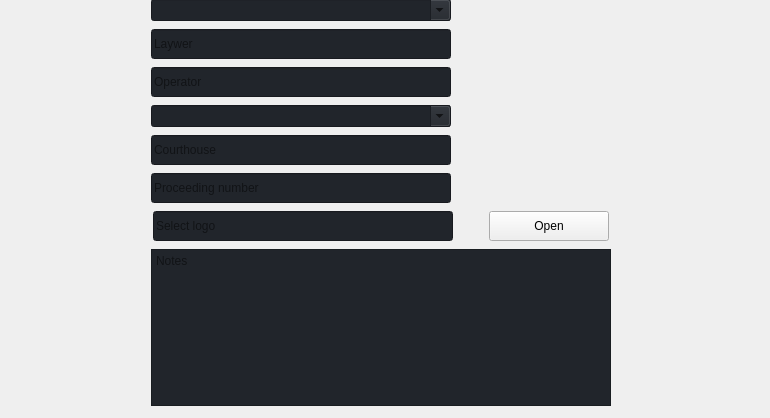
                     <widget class="QWidget" name="case_info_page">
                      <widget class="QFrame" name="case_info">
                       <property name="geometry">
                        <rect>
                         <x>0</x>
                         <y>-2</y>
                         <width>761</width>
                         <height>409</height>
                        </rect>
                       </property>
                       <property name="maximumSize">
                        <size>
                         <width>16777215</width>
                         <height>409</height>
                        </size>
                       </property>
                       <layout class="QHBoxLayout" name="caseInfo">
                        <property name="leftMargin">
                         <number>1</number>
                        </property>
                        <property name="topMargin">
                         <number>1</number>
                        </property>
                        <property name="rightMargin">
                         <number>1</number>
                        </property>
                        <property name="bottomMargin">
                         <number>1</number>
                        </property>
                        <item>
                         <spacer name="leftSpacer1">
                          <property name="orientation">
                           <enum>Qt::Horizontal</enum>
                          </property>
                          <property name="sizeType">
                           <enum>QSizePolicy::Expanding</enum>
                          </property>
                          <property name="sizeHint" stdset="0">
                           <size>
                            <width>40</width>
                            <height>20</height>
                           </size>
                          </property>
                         </spacer>
                        </item>
                        <item>
                         <widget class="QFrame" name="form">
                          <property name="minimumSize">
                           <size>
                            <width>460</width>
                            <height>0</height>
                           </size>
                          </property>
                          <property name="maximumSize">
                           <size>
                            <width>16777215</width>
                            <height>16777215</height>
                           </size>
                          </property>
                          <layout class="QVBoxLayout" name="form_layout">
                           <property name="spacing">
                            <number>8</number>
                           </property>
                           <property name="leftMargin">
                            <number>0</number>
                           </property>
                           <property name="topMargin">
                            <number>0</number>
                           </property>
                           <property name="rightMargin">
                            <number>0</number>
                           </property>
                           <property name="bottomMargin">
                            <number>0</number>
                           </property>
                           <item>
                            <widget class="QComboBox" name="name">
                             <property name="maximumSize">
                              <size>
                               <width>300</width>
                               <height>16777215</height>
                              </size>
                             </property>
                             <property name="autoFillBackground">
                              <bool>false</bool>
                             </property>
                             <property name="styleSheet">
                              <string notr="true">background-color: rgb(33, 37, 43);</string>
                             </property>
                             <property name="editable">
                              <bool>true</bool>
                             </property>
                             <property name="iconSize">
                              <size>
                               <width>16</width>
                               <height>16</height>
                              </size>
                             </property>
                             <property name="frame">
                              <bool>true</bool>
                             </property>
                            </widget>
                           </item>
                           <item>
                            <widget class="QLineEdit" name="lawyer_name">
                             <property name="minimumSize">
                              <size>
                               <width>0</width>
                               <height>30</height>
                              </size>
                             </property>
                             <property name="maximumSize">
                              <size>
                               <width>300</width>
                               <height>16777215</height>
                              </size>
                             </property>
                             <property name="styleSheet">
                              <string notr="true">background-color: rgb(33, 37, 43);</string>
                             </property>
                             <property name="text">
                              <string/>
                             </property>
                             <property name="placeholderText">
                              <string>Laywer</string>
                             </property>
                            </widget>
                           </item>
                           <item>
                            <widget class="QLineEdit" name="operator">
                             <property name="minimumSize">
                              <size>
                               <width>0</width>
                               <height>30</height>
                              </size>
                             </property>
                             <property name="maximumSize">
                              <size>
                               <width>300</width>
                               <height>16777215</height>
                              </size>
                             </property>
                             <property name="styleSheet">
                              <string notr="true">background-color: rgb(33, 37, 43);</string>
                             </property>
                             <property name="text">
                              <string/>
                             </property>
                             <property name="placeholderText">
                              <string>Operator</string>
                             </property>
                            </widget>
                           </item>
                           <item>
                            <widget class="QComboBox" name="proceeding_type">
                             <property name="maximumSize">
                              <size>
                               <width>300</width>
                               <height>16777215</height>
                              </size>
                             </property>
                             <property name="mouseTracking">
                              <bool>true</bool>
                             </property>
                             <property name="autoFillBackground">
                              <bool>false</bool>
                             </property>
                             <property name="styleSheet">
                              <string notr="true">background-color: rgb(33, 37, 43);</string>
                             </property>
                             <property name="editable">
                              <bool>true</bool>
                             </property>
                             <property name="currentText">
                              <string notr="true"/>
                             </property>
                             <property name="iconSize">
                              <size>
                               <width>16</width>
                               <height>16</height>
                              </size>
                             </property>
                             <property name="frame">
                              <bool>true</bool>
                             </property>
                            </widget>
                           </item>
                           <item>
                            <widget class="QLineEdit" name="courthouse">
                             <property name="minimumSize">
                              <size>
                               <width>0</width>
                               <height>30</height>
                              </size>
                             </property>
                             <property name="maximumSize">
                              <size>
                               <width>300</width>
                               <height>16777215</height>
                              </size>
                             </property>
                             <property name="styleSheet">
                              <string notr="true">background-color: rgb(33, 37, 43);</string>
                             </property>
                             <property name="text">
                              <string/>
                             </property>
                             <property name="placeholderText">
                              <string>Courthouse</string>
                             </property>
                            </widget>
                           </item>
                           <item>
                            <widget class="QLineEdit" name="proceeding_number">
                             <property name="minimumSize">
                              <size>
                               <width>0</width>
                               <height>30</height>
                              </size>
                             </property>
                             <property name="maximumSize">
                              <size>
                               <width>300</width>
                               <height>16777215</height>
                              </size>
                             </property>
                             <property name="styleSheet">
                              <string notr="true">background-color: rgb(33, 37, 43);</string>
                             </property>
                             <property name="text">
                              <string/>
                             </property>
                             <property name="placeholderText">
                              <string>Proceeding number</string>
                             </property>
                            </widget>
                           </item>
                           <item>
                            <widget class="QFrame" name="logo_container">
                             <property name="minimumSize">
                              <size>
                               <width>0</width>
                               <height>0</height>
                              </size>
                             </property>
                             <property name="maximumSize">
                              <size>
                               <width>16777215</width>
                               <height>30</height>
                              </size>
                             </property>
                             <property name="frameShape">
                              <enum>QFrame::NoFrame</enum>
                             </property>
                             <property name="frameShadow">
                              <enum>QFrame::Raised</enum>
                             </property>
                             <layout class="QHBoxLayout" name="logo_layout">
                              <property name="leftMargin">
                               <number>0</number>
                              </property>
                              <property name="topMargin">
                               <number>0</number>
                              </property>
                              <property name="rightMargin">
                               <number>0</number>
                              </property>
                              <property name="bottomMargin">
                               <number>0</number>
                              </property>
                              <item>
                               <widget class="QLineEdit" name="logo">
                                <property name="minimumSize">
                                 <size>
                                  <width>300</width>
                                  <height>30</height>
                                 </size>
                                </property>
                                <property name="maximumSize">
                                 <size>
                                  <width>300</width>
                                  <height>16777215</height>
                                 </size>
                                </property>
                                <property name="styleSheet">
                                 <string notr="true">background-color: rgb(33, 37, 43);</string>
                                </property>
                                <property name="text">
                                 <string/>
                                </property>
                                <property name="placeholderText">
                                 <string>Select logo</string>
                                </property>
                               </widget>
                              </item>
                              <item>
                               <widget class="QLabel" name="label">
                                <property name="maximumSize">
                                 <size>
                                  <width>20</width>
                                  <height>20</height>
                                 </size>
                                </property>
                                <property name="text">
                                 <string/>
                                </property>
                                <property name="pixmap">
                                 <pixmap>../icons/info-circle.png</pixmap>
                                </property>
                                <property name="scaledContents">
                                 <bool>false</bool>
                                </property>
                               </widget>
                              </item>
                              <item>
                               <widget class="QPushButton" name="logo_button">
                                <property name="minimumSize">
                                 <size>
                                  <width>0</width>
                                  <height>30</height>
                                 </size>
                                </property>
                                <property name="maximumSize">
                                 <size>
                                  <width>120</width>
                                  <height>16777215</height>
                                 </size>
                                </property>
                                <property name="cursor">
                                 <cursorShape>PointingHandCursor</cursorShape>
                                </property>
                                <property name="text">
                                 <string>Open</string>
                                </property>
                                <property name="icon">
                                 <iconset>
                                  <normaloff>../icons/cil-folder-open.png</normaloff>../icons/cil-folder-open.png</iconset>
                                </property>
                               </widget>
                              </item>
                             </layout>
                            </widget>
                           </item>
                           <item>
                            <widget class="QPlainTextEdit" name="notes">
                             <property name="minimumSize">
                              <size>
                               <width>0</width>
                               <height>0</height>
                              </size>
                             </property>
                             <property name="maximumSize">
                              <size>
                               <width>16777215</width>
                               <height>16777215</height>
                              </size>
                             </property>
                             <property name="styleSheet">
                              <string notr="true">background-color: rgb(33, 37, 43);</string>
                             </property>
                             <property name="placeholderText">
                              <string>Notes</string>
                             </property>
                            </widget>
                           </item>
                          </layout>
                         </widget>
                        </item>
                        <item>
                         <spacer name="rigthSpacer1">
                          <property name="orientation">
                           <enum>Qt::Horizontal</enum>
                          </property>
                          <property name="sizeHint" stdset="0">
                           <size>
                            <width>40</width>
                            <height>20</height>
                           </size>
                          </property>
                         </spacer>
                        </item>
                       </layout>
                      </widget>
                     </widget>
